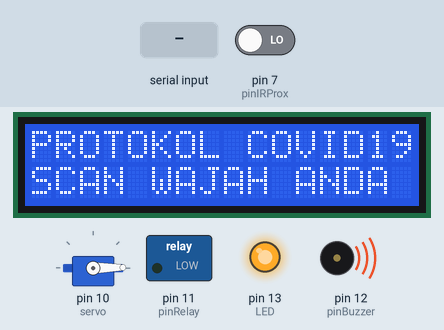
A sketch run on a simulated Arduino Uno, built with avr-gcc and run on an emulated ATmega328P. Shown: servo, 16×2 character LCD, switched loads named in the sketch (green lamp = pin HIGH), output pins drawn as LEDs (lit = HIGH), buzzer (waves = sounding, pin HIGH). Inputs (shaded band) come from the test bench; at power-on: pin 7 (pinIRProx) LOW. What the sketch prints to the serial monitor is not drawn.

Above: at 3.3 s.
3.4 s: "1\n" received over Serial
At 4.1 s:
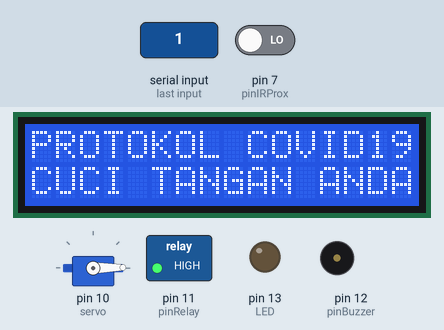
At 5.4 s:
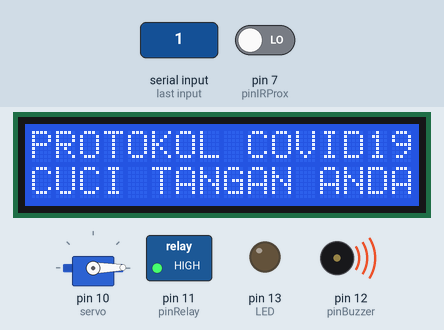
Timing chart, 0 to 6.9 s (numbered marks = the images above; inputs shaded):
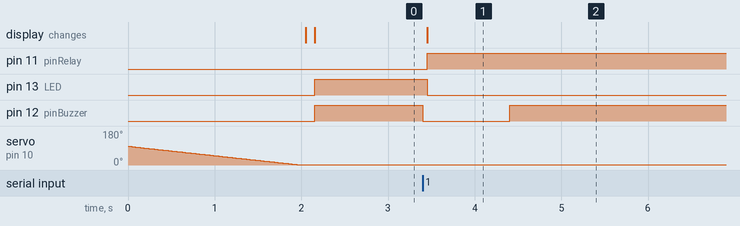

The sketch:

maskerFace.ino
```cpp
/**
 *  @author : fajarlabs
 *  @youtube : https://tinyurl.com/lpel43o0
 *  @facebook : https://www.facebook.com/SUPERBIN/
 *
 */


#include "protothreads.h"
#include <LiquidCrystal_I2C.h>
#include <Servo.h>

// init servo
Servo servo;

// init LCD_12C
LiquidCrystal_I2C lcd(0x27, 16, 2);

// Led Display
const int LED = 13;

// Buzzer
const int pinBuzzer = 12;

// Relay Module
const int pinRelay = 11;

// servoSG90
const int pinServo = 10;
int angle = 0;

// ultrasonic
const int TRIG_PIN = 8;
const int ECHO_PIN = 9;

// ir proximity
const int pinIRProx = 7;

// store data
String inputString;
String dataStoreAlarm;
String dataStoreLcd;

// activate alarm
int alarmActive = false;

// label
const String LB_FACE = "SCAN WAJAH ANDA";
const String LB_TIMEOUT = "WAKTU HABIS";
const String LB_ENTRY = "SILAHKAN MASUK";
const String LB_HANDWASH = "CUCI TANGAN ANDA";
const String LB_DO_NOT_ENTRY = "DILARANG MASUK";
const String LB_TITLE = "PROTOKOL COVID19";
const String LB_STARTUP = "DEVICE READY";

/**
 * Step 1 read serial 1 or 0 from Fask Mask Recognizer
 * Step 2 read IR proximity to activating water pump
 * Step 3 open gate
 * Step 4 read ultrasonic to closing door
 */
// step
int step = 0;

const int TIMEOUT_STEP = 2; // 2 minutes

pt ptAlarm;
pt ptLcd;
pt ptUltraSonic;
pt ptTimeout;
pt ptInfraRed;

/**
 * Fungsi ini akan selalu mengecek apakah step berhenti
 * atau tidak ada kegiatan maka dalam 2 menit
 * akan di reset ulang sistemnya
 */
void timeoutThread(struct pt* pt) {
  PT_BEGIN(pt);
  if(step > 0) {
    PT_SLEEP(pt, (TIMEOUT_STEP*60000) );

    clearLCDLine(1);
    lcd.print(LB_TIMEOUT);
    PT_SLEEP(pt, 2000);

    clearLCDLine(1);
    lcd.print(LB_FACE);

    step = 0; // reset step if timeout in 60 seconds

    closeGate();
  }
  PT_END(pt);
}

void infraRedThread(struct pt* pt) {
  PT_BEGIN(pt);

  if((step > 1) && (step < 4)) {
    // Jarak tangan ke cuci < 25 cm
    int irProxData = digitalRead(pinIRProx);
    if(irProxData < 1) {
      // pump On
      digitalWrite(pinRelay, HIGH);
      PT_SLEEP(pt, 2000);
      // show LCD
      clearLCDLine(1);
      lcd.print(LB_ENTRY);
      digitalWrite(pinRelay, LOW);
      if(step == 2) {
        // open gate
        openGate();
        step++;
        // Serial.println("Step 3 :"+String(step));
      }
    }
  }

  PT_END(pt);
}

void ultraSonicThread(struct pt* pt) {
  PT_BEGIN(pt);
  long duration, distanceCm, distanceIn;
  if(step == 3){
    // Serial.println("Step 4 :"+String(step));
    digitalWrite(TRIG_PIN, LOW);
    PT_SLEEP(pt, 2);
    digitalWrite(TRIG_PIN, HIGH);
    PT_SLEEP(pt, 2);
    digitalWrite(TRIG_PIN, LOW);
    duration = pulseIn(ECHO_PIN,HIGH);

    // convert the time into a distance
    distanceCm = duration / 29.1 / 2 ;
    distanceIn = duration / 74 / 2;

    // Jarak tangan ke cuci < 10 cm
    if(distanceCm < 10) {
      // reset LCD
      clearLCDLine(1);
      lcd.print(LB_FACE);

      step = 0; //reset step
      // Serial.println("Step END : "+String(step));

      // activating buzzer
      alarmActive = true;

      // close gate
      closeGate();
    }
  }

  PT_END(pt);
}

void alarmThread(struct pt* pt) {
  PT_BEGIN(pt);
  if((dataStoreAlarm.equals("1") && (step < 2)) or alarmActive ) {
      digitalWrite(pinBuzzer, LOW);   // turn the LED on (HIGH is the voltage level)
      PT_SLEEP(pt, 1000);
      digitalWrite(pinBuzzer, HIGH);    // turn the LED off by making the voltage LOW
  }
  alarmActive = false;
  dataStoreAlarm = ""; // empty data alarm
  PT_END(pt);
}

void lcdThread(struct pt* pt) {
  PT_BEGIN(pt);
  if(dataStoreLcd.equals("1") && (step == 1)) {
    // step 2
    step++;
    // Serial.println("Step 2 :"+String(step));

    clearLCDLine(1);
    lcd.print(LB_HANDWASH);
    digitalWrite(LED, LOW); // sets the LED on
  }

  if (dataStoreLcd.equals("0") && (step < 1)){
    clearLCDLine(1);
    lcd.print(LB_DO_NOT_ENTRY);
    digitalWrite(LED, HIGH);  // sets the LED off
    PT_SLEEP(pt, 300);
    clearLCDLine(1);
    lcd.print(LB_FACE);
  }

  dataStoreLcd=""; // empty data LCD
  PT_END(pt);
}

void openGate() {
  // scan from 0 to 99 degrees
  for(angle = 0; angle < 99; angle++)
  {
    servo.write(angle);
    delay(20);
  }
}

void closeGate() {
  // now scan back from 99 to 0 degrees
  for(angle = 99; angle > 0; angle--)
  {
    servo.write(angle);
    delay(20);
  }
}

void setup() {
  PT_INIT(&ptAlarm);
  PT_INIT(&ptLcd);
  PT_INIT(&ptUltraSonic);
  PT_INIT(&ptTimeout);
  PT_INIT(&ptInfraRed);

  // servo
  servo.attach(10);
  servo.write(pinServo);

  // default gate is closed
  closeGate();

  // LCD
  lcd.begin();
  clearLCDLine(0);
  lcd.print(LB_TITLE);
  clearLCDLine(1);
  lcd.print(LB_FACE);
  Serial.begin(9600);

  // Led
  pinMode(LED, OUTPUT);
  digitalWrite (LED, HIGH);
  Serial.println(LB_STARTUP);

  // buzzer
  pinMode(pinBuzzer, OUTPUT);
  digitalWrite (pinBuzzer, HIGH);

  // relay module
  pinMode(pinRelay, OUTPUT);
  digitalWrite (pinRelay, LOW);

  // ultrasonic
  pinMode(TRIG_PIN,OUTPUT);
  pinMode(ECHO_PIN,INPUT);

  // ir proximity
  pinMode(pinIRProx, INPUT);
}

void loop() {
  alarmThread(&ptAlarm);
  lcdThread(&ptLcd);
  ultraSonicThread(&ptUltraSonic);
  timeoutThread(&ptTimeout);
  infraRedThread(&ptInfraRed);
}

void clearLCDLine(int line){
 for(int n = 0; n < 20; n++) { // 20 indicates symbols in line. For 2x16 LCD write - 16
   lcd.setCursor(n,line);
   lcd.print(" ");
 }
 lcd.setCursor(0,line); // set cursor in the beginning of deleted line
}

void serialEvent() {
  while (Serial.available()) {
    // get the new byte:
    char inChar = (char)Serial.read();
    // add it to the inputString:
    inputString += inChar;
    // if the incoming character is a newline, set a flag so the main loop can
    // do something about it:
    if (inChar == '\n') {
      // do not receive data if step greather than 0
      if(step < 1) {
        inputString.trim();
        if(inputString.equals("1")) {
          dataStoreAlarm = inputString;
          dataStoreLcd = inputString;
          step++; // step 1
          // Serial.println("Step 1 :"+String(step));
        }
        inputString = "";
        // reset input string

      }
    }
  }
}
```

Measured:
- after the input at 3.4 s, pin 11 (pinRelay): LOW → HIGH after 0.05 s; pin 13 (LED): HIGH → LOW after 0.05 s; pin 12 (pinBuzzer): HIGH → LOW at once, → HIGH 1.0 s later; the display: changes after 0.05 s (image 1)
